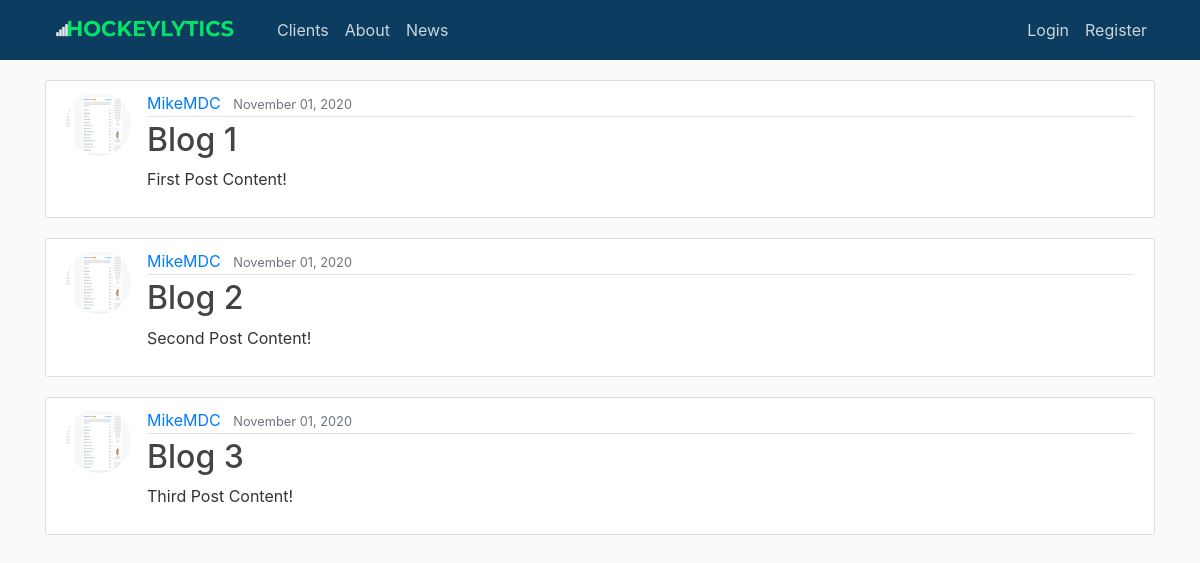
The page /feedback/ on the database its author committed.
### main/models.py (models this page shows, shortened)
class Post(models.Model):
    title = models.CharField(max_length=100)
    content = models.TextField()
    date_posted = models.DateTimeField(default=timezone.now)
    author = models.ForeignKey(User, on_delete=models.CASCADE)

### users/models.py (models this page shows, shortened)
class Profile(models.Model):
    user = models.OneToOneField(User, on_delete=models.CASCADE)
    image = models.ImageField(default='default.jpg', upload_to='profile_pics')
    COACH = 'CH'
    PLAYER = 'PR'
    USER_TYPE_CHOICES = [
        (COACH, 'Coach'),
        (PLAYER, 'Player'),
    ]
    user_type = models.CharField(
        max_length=2,
        choices=USER_TYPE_CHOICES,
        default=PLAYER,
    )

### main/views.py (the view)
# urls.py: path('feedback/', views.feedback, name='feedback'),
def feedback(request):
    context = {
        'posts': Post.objects.all(),
        'title': 'Feedback',
    }
    return render(request, 'main/feedback.html', context)

### main/templates/main/feedback.html
{% extends "main/base.html" %}
{% block content %}
{% for post in posts %}
<article class="media content-section">
    <img class="rounded-circle article-img" src="{{ post.author.profile.image.url }}">
    <div class="media-body">
        <div class="article-metadata">
            <a class="mr-2" href="#">{{ post.author }}</a>
            <small class="text-muted">{{ post.date_posted|date:"F d, Y" }}</small>
        </div>
        <h2><a class="article-title" href="#">{{ post.title }}</a></h2>
        <p class="article-content">{{ post.content }}</p>
    </div>
</article>
{% endfor %}
{% endblock content %}

### main/templates/main/base.html (shortened to what this page needs)
{% load static %}
<!DOCTYPE html>
<html lang="en">
<head>
    <link rel="stylesheet" href="https://maxcdn.bootstrapcdn.com/bootstrap/4.0.0/css/bootstrap.min.css"
>
    <link rel="stylesheet" type="text/css" href="{% static '/main/main.css' %}">
</head>
<body>
<header class="site-header">
    <nav class="navbar navbar-expand-md navbar-dark bg-steel fixed-top" style="background-color: #0C3C60;">
        <div class="container">
            <a class="navbar-brand mr-4" href="{% url 'home' %}">
                <img src="/media/main/hockeylytics-logo.PNG" width="200" height="34" alt=""></a>
            <div class="collapse navbar-collapse" id="navbarToggle">
                <div class="navbar-nav mr-auto">
                    {% if user.is_authenticated %}
                        <a class="nav-item nav-link" href="{% url 'my_stats' %}">My Stats</a>
                    {% else %}
                        <a class="nav-item nav-link" href="{% url 'clients' %}">Clients</a>
                        <a class="nav-item nav-link" href="{% url 'about' %}">About</a>
                    {% endif %}
                    <a class="nav-item nav-link" href="{% url 'news' %}">News</a>
                </div>
                <div class="navbar-nav">
                    {% if user.is_authenticated %}
                        <a class="nav-item nav-link" style="color: chartreuse" href="{% url 'feedback' %}">Feedback</a>
                        <a class="nav-item nav-link" href="{% url 'profile' %}">Profile</a>
                        <a class="nav-item nav-link" href="{% url 'logout' %}">Logout</a>
                    {% else %}
                        <a class="nav-item nav-link" href="{% url 'login' %}">Login</a>
                        <a class="nav-item nav-link" href="{% url 'register' %}">Register</a>
                    {% endif %}
                </div>
            </div>
        </div>
    </nav>
</header>
<main role="main" class="container">
    <div class="row">
        <div class="col-md-12">
            {% block content %}{% endblock %}
        </div>
    </div>
</main>
</body>
</html>

### static/main/main.css (style rules this page uses)
body { background: #fafafa; color: #333333; margin-top: 5rem; }
h1, h2, h3, h4, h5, h6 { color: #444444; }
.bg-steel { background-color: #5f788a; }
.site-header .navbar-nav .nav-link { color: #cbd5db; }
.content-section { background: #ffffff; padding: 10px 20px; border: 1px solid #dddddd; border-radius: 3px; margin-bottom: 20px; }
.article-title { color: #444444; }
.article-content { white-space: pre-line; }
.article-img { height: 65px; width: 65px; margin-right: 16px; }
.article-metadata { padding-bottom: 1px; margin-bottom: 4px; border-bottom: 1px solid #e3e3e3 }

### rows shown on the page
Post: author.profile.image (picture), author "MikeMDC", date_posted "November 01, 2020", title "Blog 1", content "First Post Content!"
Post: author.profile.image (picture), author "MikeMDC", date_posted "November 01, 2020", title "Blog 2", content "Second Post Content!"
Post: author.profile.image (picture), author "MikeMDC", date_posted "November 01, 2020", title "Blog 3", content "Third Post Content!"
